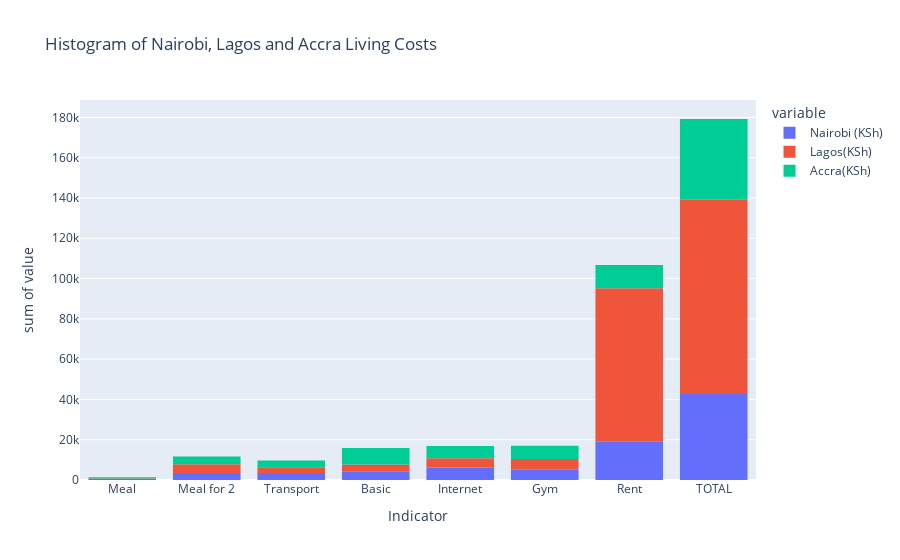

Notebook cell for this chart:
### Code cell
# Create approprite dataframes with price and percent difference columns seeperated
df_price = livingCost[['Nairobi (KSh)', 'Lagos(KSh)', 'Accra(KSh)']]
df_diff = livingCost[['NairobiLagos(%)', 'NairobiAccra(%)']]

# Plot the figure

# Subplot 1: Box plot
fig1= px.histogram(livingCost, x='Indicator', y=['Nairobi (KSh)', 'Lagos(KSh)', 'Accra(KSh)'], title='Histogram of Nairobi, Lagos and Accra Living Costs') 

plt.figure(figsize=(20, 6))

fig1.show()

### Figure 1 — Plotly figure (JSON) as saved in the notebook; plotly's stock layout.template omitted (floating-point values rounded to 4 significant figures)
{"data": [{"alignmentgroup": "True", "bingroup": "x", "histfunc": "sum", "hovertemplate": "variable=Nairobi (KSh)<br>Indicator=%{x}<br>sum of value=%{y}<extra></extra>", "legendgroup": "Nairobi (KSh)", "marker": {"color": "#636efa"}, "name": "Nairobi (KSh)", "offsetgroup": "Nairobi (KSh)", "orientation": "v", "showlegend": true, "type": "histogram", "x": ["Meal", "Meal for 2", "Transport", "Basic", "Internet", "Gym", "Rent", "TOTAL"], "xaxis": "x", "y": [500, 3500, 3489.0, 4349.0, 6267.0, 5310.0, 19280.0, 42700.0], "yaxis": "y"}, {"alignmentgroup": "True", "bingroup": "x", "histfunc": "sum", "hovertemplate": "variable=Lagos(KSh)<br>Indicator=%{x}<br>sum of value=%{y}<extra></extra>", "legendgroup": "Lagos(KSh)", "marker": {"color": "#EF553B"}, "name": "Lagos(KSh)", "offsetgroup": "Lagos(KSh)", "orientation": "v", "showlegend": true, "type": "histogram", "x": ["Meal", "Meal for 2", "Transport", "Basic", "Internet", "Gym", "Rent", "TOTAL"], "xaxis": "x", "y": [267.1, 4330.0, 2887.0, 3337.0, 4575.0, 5081.0, 75890.0, 96360.0], "yaxis": "y"}, {"alignmentgroup": "True", "bingroup": "x", "histfunc": "sum", "hovertemplate": "variable=Accra(KSh)<br>Indicator=%{x}<br>sum of value=%{y}<extra></extra>", "legendgroup": "Accra(KSh)", "marker": {"color": "#00cc96"}, "name": "Accra(KSh)", "offsetgroup": "Accra(KSh)", "orientation": "v", "showlegend": true, "type": "histogram", "x": ["Meal", "Meal for 2", "Transport", "Basic", "Internet", "Gym", "Rent", "TOTAL"], "xaxis": "x", "y": [554.5, 3824.0, 3346.0, 8238.0, 6029.0, 6597.0, 11560.0, 40150.0], "yaxis": "y"}], "layout": {"autosize": true, "barmode": "relative", "legend": {"title": {"text": "variable"}, "tracegroupgap": 0}, "title": {"text": "Histogram of Nairobi, Lagos and Accra Living Costs"}, "xaxis": {"anchor": "y", "autorange": true, "domain": [0, 1], "range": [-0.5, 7.5], "title": {"text": "Indicator"}, "type": "category"}, "yaxis": {"anchor": "x", "autorange": true, "domain": [0, 1], "range": [0, 188600.0], "title": {"text": "sum of value"}, "type": "linear"}}}
